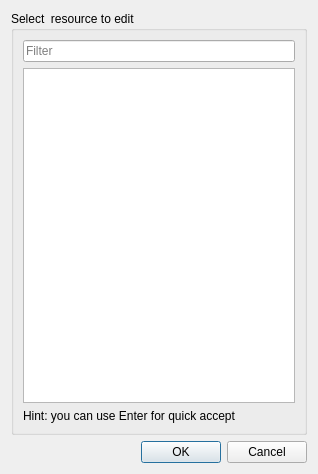
<?xml version="1.0" encoding="UTF-8"?>
<ui version="4.0">
 <class>DlgOpen</class>
 <widget class="QDialog" name="DlgOpen">
  <property name="geometry">
   <rect>
    <x>0</x>
    <y>0</y>
    <width>318</width>
    <height>474</height>
   </rect>
  </property>
  <property name="windowTitle">
   <string>Select For Edit</string>
  </property>
  <layout class="QVBoxLayout" name="verticalLayout_2">
   <item>
    <widget class="QGroupBox" name="groupBox">
     <property name="title">
      <string>Select  resource to edit</string>
     </property>
     <layout class="QVBoxLayout" name="verticalLayout">
      <item>
       <widget class="QLineEdit" name="filter">
        <property name="placeholderText">
         <string>Filter</string>
        </property>
       </widget>
      </item>
      <item>
       <widget class="QListWidget" name="listWidget">
        <property name="selectionBehavior">
         <enum>QAbstractItemView::SelectRows</enum>
        </property>
       </widget>
      </item>
      <item>
       <widget class="QLabel" name="label_2">
        <property name="text">
         <string>Hint: you can use Enter for quick accept</string>
        </property>
       </widget>
      </item>
     </layout>
    </widget>
   </item>
   <item>
    <layout class="QHBoxLayout" name="horizontalLayout">
     <item>
      <spacer name="horizontalSpacer">
       <property name="orientation">
        <enum>Qt::Horizontal</enum>
       </property>
       <property name="sizeHint" stdset="0">
        <size>
         <width>40</width>
         <height>20</height>
        </size>
       </property>
      </spacer>
     </item>
     <item>
      <widget class="QPushButton" name="btnAccept">
       <property name="text">
        <string>OK</string>
       </property>
      </widget>
     </item>
     <item>
      <widget class="QPushButton" name="btnCancel">
       <property name="text">
        <string>Cancel</string>
       </property>
      </widget>
     </item>
    </layout>
   </item>
  </layout>
 </widget>
 <tabstops>
  <tabstop>filter</tabstop>
  <tabstop>listWidget</tabstop>
  <tabstop>btnAccept</tabstop>
  <tabstop>btnCancel</tabstop>
 </tabstops>
 <resources/>
 <connections/>
</ui>
